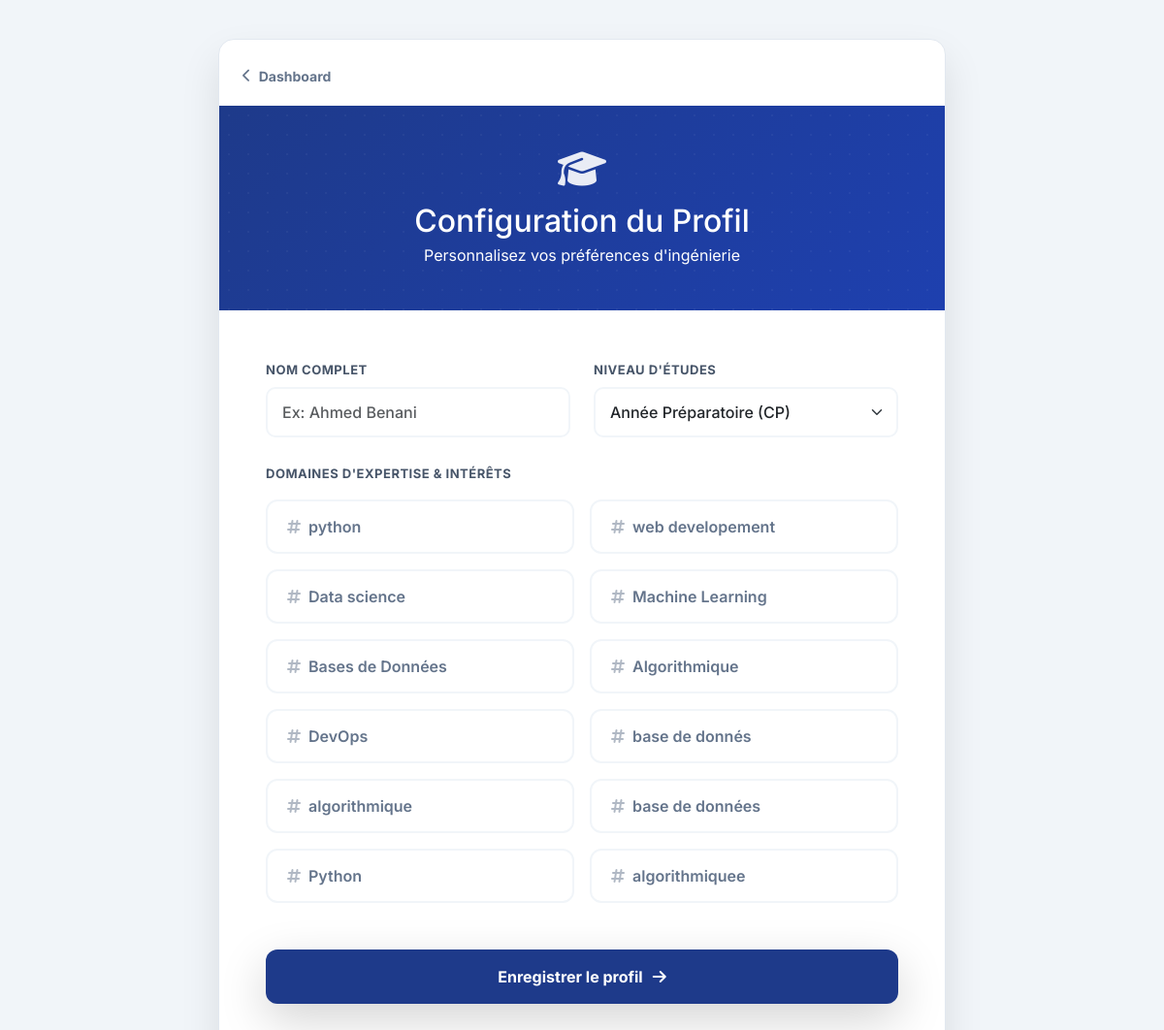
The app's page /profile/ (signed in), older data.
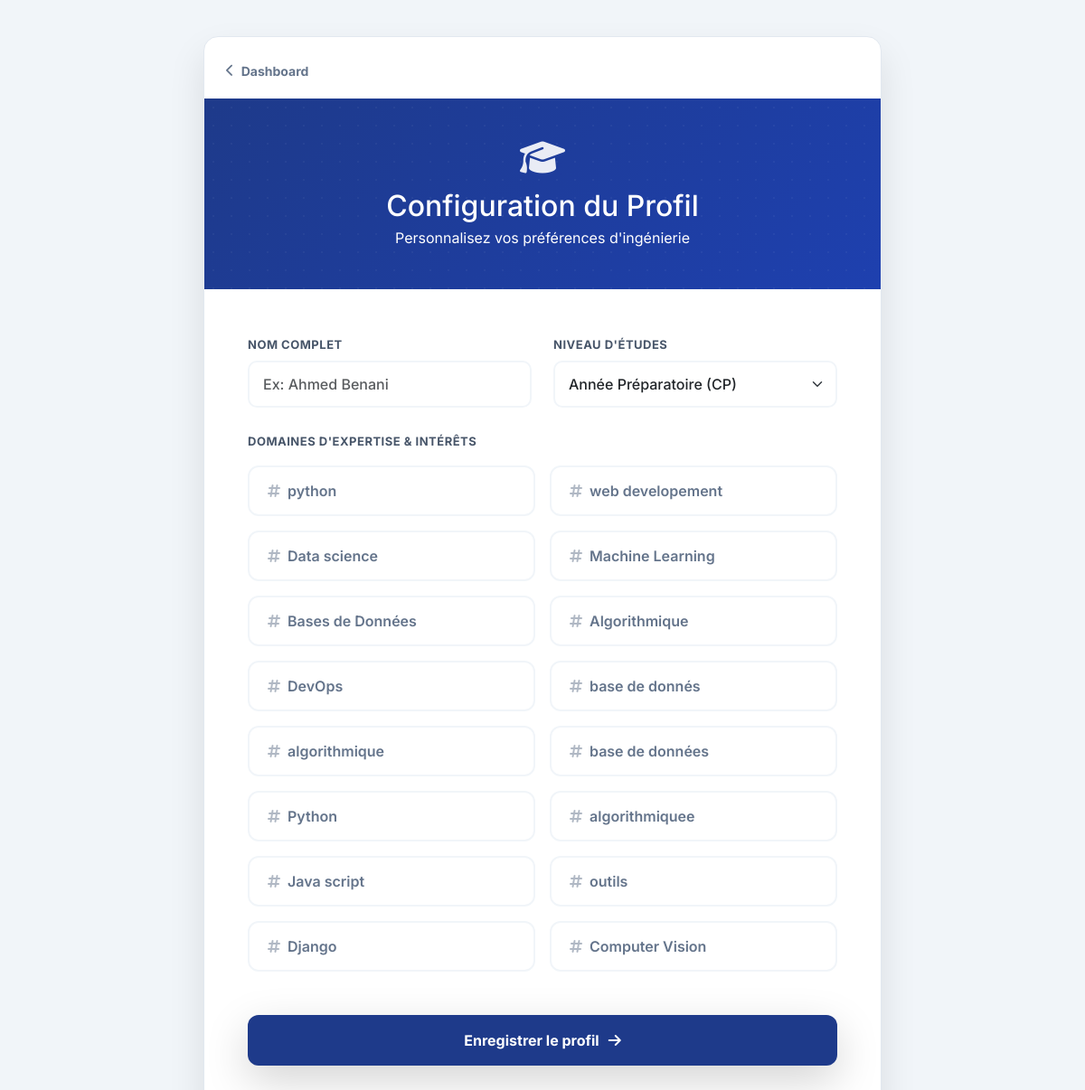
The same page, newer data.
### core/models.py (models this page shows, shortened)
class Tag(models.Model):
    name = models.CharField(max_length=50, unique=True)

### core/views.py (the view, shortened to what this page needs)
# urls.py: path('profile/', views.profile_view, name='profile'),
@login_required
def profile_view(request):
    tags = Tag.objects.all()
    return render(request, 'profile.html', {'tags': tags})

### core/templates/profile.html (shortened to what this page needs)
<!DOCTYPE html>
<html lang="fr">
<head>
    <link href="https://cdn.jsdelivr.net/npm/bootstrap@5.3.0/dist/css/bootstrap.min.css" rel="stylesheet">
    <link href="https://cdnjs.cloudflare.com/ajax/libs/font-awesome/6.4.0/css/all.min.css" rel="stylesheet">
</head>
<body>
    <div class="profile-card">
        <div class="px-4 pt-4">
            <a href="{% url 'home' %}" class="back-link text-decoration-none">
                <i class="fas fa-chevron-left me-2"></i> Dashboard
            </a>
        </div>
        <div class="card-header-custom">
            <i class="fas fa-graduation-cap main-icon"></i>
            <h2 class="mb-1 fw-extrabold">Configuration du Profil</h2>
            <p class="mb-0 fs-6">Personnalisez vos préférences d'ingénierie</p>
        </div>
        <div class="p-4 p-md-5">
            <form method="POST">
                <div class="row">
                    <div class="col-md-6 mb-4">
                        <label class="form-label">Nom complet</label>
                        <input type="text" class="form-control" name="name" placeholder="Ex: Ahmed Benani" required>
                    </div>
                    <div class="col-md-6 mb-4">
                        <label class="form-label">Niveau d'études</label>
                        <select class="form-select" name="level">
                            <option value="beginner">Année Préparatoire (CP)</option>
                        </select>
                    </div>
                </div>
                <div class="mb-5">
                    <label class="form-label mb-3">Domaines d'expertise & Intérêts</label>
                    <div class="row g-3">
                        {% for tag in tags %}
                            <div class="col-md-6">
                                <label class="tag-select-label" for="tag_{{ tag.id }}">
                                    <span><i class="fas fa-hashtag me-2 opacity-50"></i>{{ tag.name }}</span>
                                </label>
                            </div>
                        {% endfor %}
                    </div>
                </div>
                <button type="submit" class="btn-save shadow-lg">
                    Enregistrer le profil <i class="fas fa-arrow-right"></i>
                </button>
            </form>
        </div>
    </div>
</body>
</html>

### core/templates/profile.html (style rules this page uses)
:root { --eng-blue: #1e3a8a; --eng-blue-dark: #1e40af; --electric-blue: #2563eb; --bg-light: #f1f5f9; }
body { font-family: 'Inter', sans-serif; background-color: var(--bg-light); min-height: 100vh; display: flex; align-items: center; justify-content: center; padding: 40px 20px; }
.profile-card { background: white; border-radius: 16px; box-shadow: 0 20px 40px rgba(0,0,0,0.1); border: 1px solid #e2e8f0; overflow: hidden; width: 100%; max-width: 750px; }
.card-header-custom { background: linear-gradient(135deg, var(--eng-blue) 0%, var(--eng-blue-dark) 100%); color: white; padding: 45px 30px; text-align: center; position: relative; }
.card-header-custom::before { content: ""; position: absolute; inset: 0; background-image: radial-gradient(rgba(255,255,255,0.1) 1px, transparent 1px); background-size: 20px 20px; opacity: 0.4; }
.card-header-custom i.main-icon { font-size: 40px; margin-bottom: 15px; color: rgba(255,255,255,0.9); }
.form-label { font-weight: 700; font-size: 13px; color: #475569; text-transform: uppercase; letter-spacing: 0.5px; }
.form-control, .form-select { border: 2px solid #f1f5f9; border-radius: 10px; padding: 12px 15px; font-weight: 500; transition: 0.3s; }
.tag-select-label { display: flex; justify-content: space-between; align-items: center; padding: 14px 20px; border: 2px solid #f1f5f9; border-radius: 12px; cursor: pointer; transition: 0.3s; background: #fff; font-weight: 600; color: #64748b; }
.btn-save { background-color: var(--eng-blue); color: white; font-weight: 700; padding: 16px; border-radius: 12px; border: none; width: 100%; transition: 0.3s; display: flex; align-items: center; justify-content: center; gap: 10px; margin-top: 20px; }
.back-link { display: inline-flex; align-items: center; color: #64748b; font-weight: 700; font-size: 14px; margin-bottom: 20px; transition: 0.2s; }

Row changes from the older to the newer data that the page shows:
added Tag: name "Java script"
added Tag: name "outils"
added Tag: name "Django"
added Tag: name "Computer Vision"
